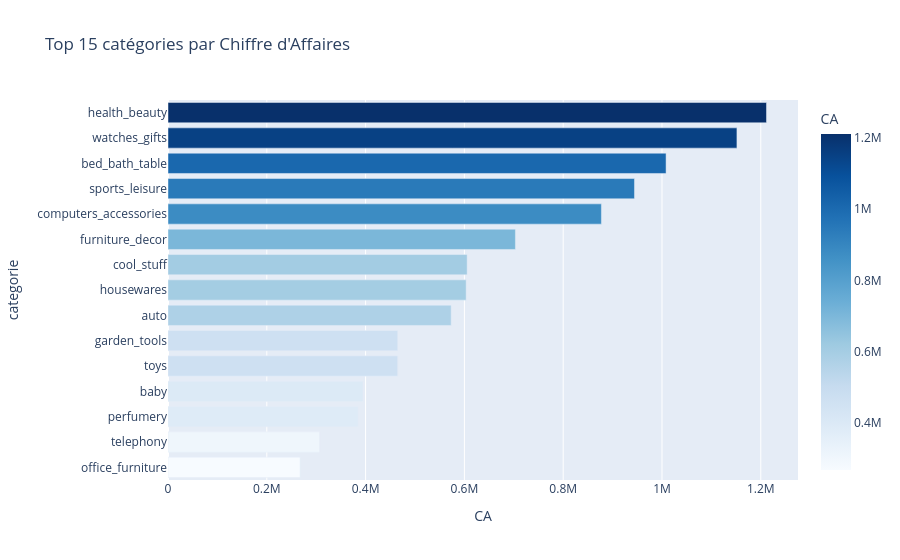

Notebook source saved alongside this figure:
### Markdown cell above
### 4.1 Analyse des Produits et Catégories

#### 1. Quelles catégories génèrent le plus de chiffre d'affaires ?

### Code cell
ca_categorie = (
    df.groupby('product_category_name_english')['price']
      .sum()
      .sort_values(ascending=False)
      .reset_index()
)
ca_categorie.columns = ['categorie', 'CA']

fig = px.bar(ca_categorie.head(15), x='CA', y='categorie', orientation='h',
             title="Top 15 catégories par Chiffre d'Affaires",
             color='CA', color_continuous_scale='Blues')
fig.update_layout(yaxis={'categoryorder': 'total ascending'})
fig.show()

### Figure 1 — Plotly figure (JSON) as saved in the notebook; plotly's stock layout.template omitted (floating-point values rounded to 4 significant figures)
{"data": [{"hovertemplate": "CA=%{marker.color}<br>categorie=%{y}<extra></extra>", "legendgroup": "", "marker": {"color": [1212000.0, 1152000.0, 1008000.0, 944300.0, 877300.0, 703300.0, 605600.0, 603600.0, 573200.0, 465100.0, 465000.0, 394700.0, 384600.0, 306800.0, 267400.0], "coloraxis": "coloraxis", "pattern": {"shape": ""}}, "name": "", "orientation": "h", "showlegend": false, "textposition": "auto", "type": "bar", "x": [1212000.0, 1152000.0, 1008000.0, 944300.0, 877300.0, 703300.0, 605600.0, 603600.0, 573200.0, 465100.0, 465000.0, 394700.0, 384600.0, 306800.0, 267400.0], "xaxis": "x", "y": ["health_beauty", "watches_gifts", "bed_bath_table", "sports_leisure", "computers_accessories", "furniture_decor", "cool_stuff", "housewares", "auto", "garden_tools", "toys", "baby", "perfumery", "telephony", "office_furniture"], "yaxis": "y"}], "layout": {"barmode": "relative", "coloraxis": {"colorbar": {"title": {"text": "CA"}}, "colorscale": [[0, "rgb(247,251,255)"], [0.125, "rgb(222,235,247)"], [0.25, "rgb(198,219,239)"], [0.375, "rgb(158,202,225)"], [0.5, "rgb(107,174,214)"], [0.625, "rgb(66,146,198)"], [0.75, "rgb(33,113,181)"], [0.875, "rgb(8,81,156)"], [1, "rgb(8,48,107)"]]}, "legend": {"tracegroupgap": 0}, "title": {"text": "Top 15 catégories par Chiffre d'Affaires"}, "xaxis": {"anchor": "y", "domain": [0, 1], "title": {"text": "CA"}}, "yaxis": {"anchor": "x", "categoryorder": "total ascending", "domain": [0, 1], "title": {"text": "categorie"}}}}
